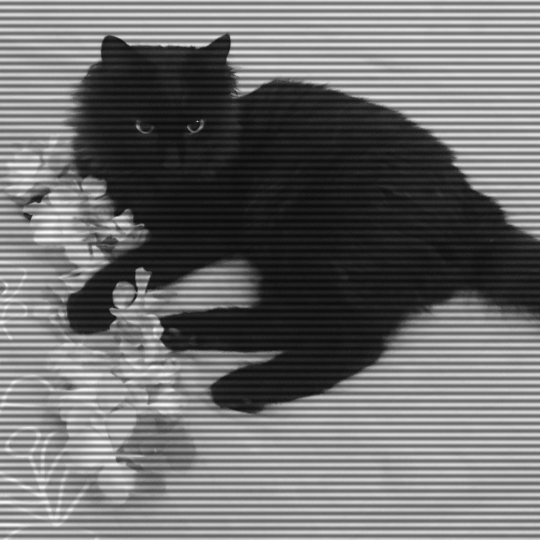
%> input picture assignment-2-image-restoration/images/noisy1.png, 1080 x 1080 px (shown at 1/2 size); the run also reads 1 picture not shown here
$ octave As2_2526630.m   (GNU Octave 9; MATLAB toolbox functions it lacks are replaced by stand-ins)
%> lines starting %> are read from the running program, lines starting %| are printed output that depends on the picture; in (x1, y1, x2, y2) boxes, pixels count from 0 and x2, y2 are one past the last pixel; in counts of white or black regions, pixels touching at a corner belong together; the program's own positions count from 1
%% Q1;
clear all;clc;

I = imread('noisy1.png');
%> I is the input picture: size 1080x1080 uint8; min 0, max 255, mean 109.2

figure; imshow(I); title('noisy1.png Image');
% to find Fourier Spectrum, I made 2D FFT and shifted the zero-frequency component to the center
I_fft = fft2(I);
I_fft_shifted = fftshift(I_fft);

% to show better Fourier Spectrum I used LogarithmicTranformations
Fourier_Spectrum = log(1 + abs(I_fft_shifted));
figure; imshow(Fourier_Spectrum, []); title('Fourier Spectrum');


% Image dimensions
[M, N] = size(I);
%> M = 1080; N = 1080
uk = 80; vk = 0;
D0 = 25;            % Cut-off frequency
n = 2;              % Filter order (Gaussian exponent)

% Define Notch Filters

    for u=1:M
        for v=1:N
         Dkp(u,v)=((u-(M/2)-uk)^2 + (v-(N/2)-vk)^2 )^(1/2);
         Dkn(u,v)=((u-(M/2)+uk)^2 + (v-(N/2)+vk)^2 )^(1/2);
         end
    end
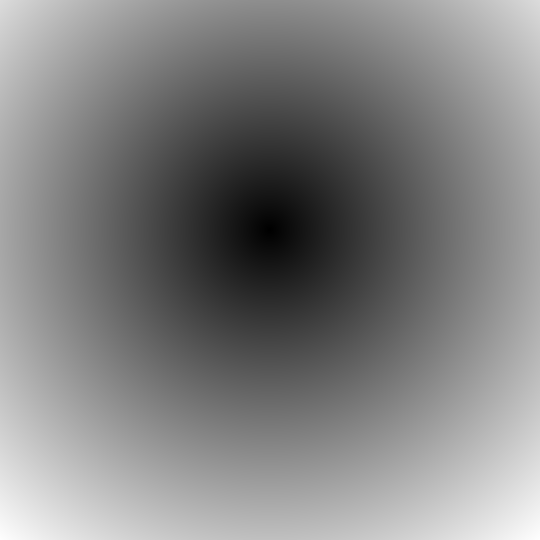
%> Dkn: size 1080x1080 double (shown at 1/2 size); min 0, max 822.2, mean 418.5; drawn with min black and max white
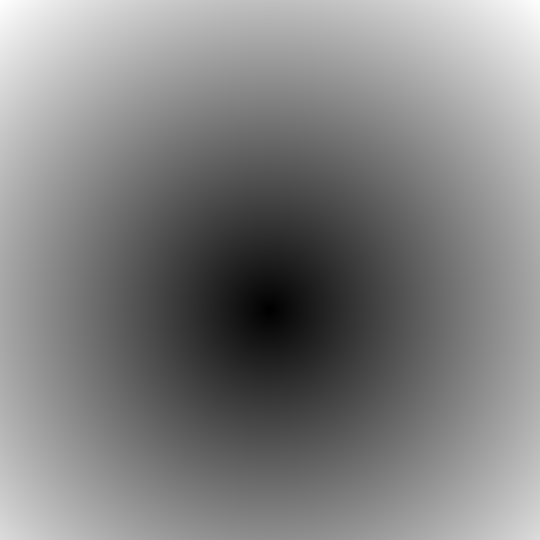
%> Dkp: size 1080x1080 double (shown at 1/2 size); min 0, max 821.4, mean 418.4; drawn with min black and max white

% Createed notch reject and pass filters
 Hnr = 1 ./ (1 + ((D0 ./ Dkp).^(2 * n))) .* (1 ./ (1 + ((D0 ./ Dkn).^(2 * n))));
 Hnp = 1 - Hnr;

figure; imshow(Hnr);title('Notch Reject Filter');
% Filter the image by multiplying the filter with shifted DFT of the image
filtered_fft_shifted = I_fft_shifted .* Hnr;
% Computed the inverse DFT using ifft2 and abs functions
filtered_fft = ifftshift(filtered_fft_shifted);
I_filtered = ifft2(filtered_fft);
I_filtered = abs(I_filtered);
%Convert double to image using uint8 function
I_filtered_uint8 = uint8(I_filtered);
figure; imshow(I_filtered_uint8); title('Restored Image');

%to show edges I used sobel filter
%Horizontal Sobel
Hx = [ -1  0  1;
       -2  0  2;
       -1  0  1 ];
%Vertical Sobel
Hy = [ -1 -2 -1;
        0  0  0;
        1  2  1 ];
Ix = conv2(double(I), Hx, 'same');
Ix_abs = abs(Ix);

Iy = conv2(double(I), Hy, 'same');
Iy_abs = abs(Iy);
I_F = Ix_abs + Iy_abs;
figure;
subplot(1, 3, 1); imshow(Ix_abs); title("noisy1.png X Derivative");
%> after `imshow(Ix_abs)`:
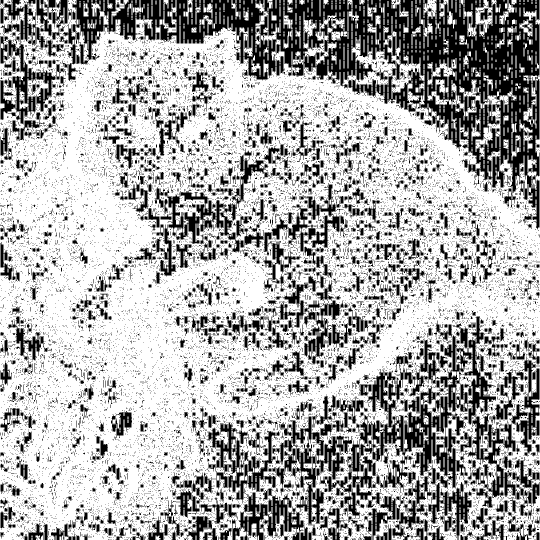
%> displayed picture: size 1080x1080, on the screen's scale of 0 to 255 (shown at 1/2 size); 67.4% white; 19014 black regions (17870 under 20 px), largest, box (x1, y1, x2, y2) and area: (145, 0, 1079, 459) 110364, (712, 633, 1034, 998) 31039, (1, 0, 128, 249) 9000
subplot(1, 3, 2); imshow(Iy_abs); title("noisy1.png Y Derivative");
subplot(1, 3, 3); imshow(I_F); title("noisy1.png X+Y Derivative");

Ix1 = conv2(double(I_filtered_uint8), Hx, 'same');
Ix_abs1 = abs(Ix1);

Iy1 = conv2(double(I_filtered_uint8), Hy, 'same');
Iy_abs1 = abs(Iy1);
I_F1 = Ix_abs1 + Iy_abs1;
figure
subplot(1, 3, 1); imshow(Ix_abs1); title("Restored Image.png X Derivative");
subplot(1, 3, 2); imshow(Iy_abs1); title("Restored Image.png Y Derivative");
subplot(1, 3, 3); imshow(I_F1); title("Restored Image.png X+Y Derivative");
imwrite(I_filtered_uint8, 'recovered1.png');
%% Q2
clear all;clc;
I = imread("noisy2.png");
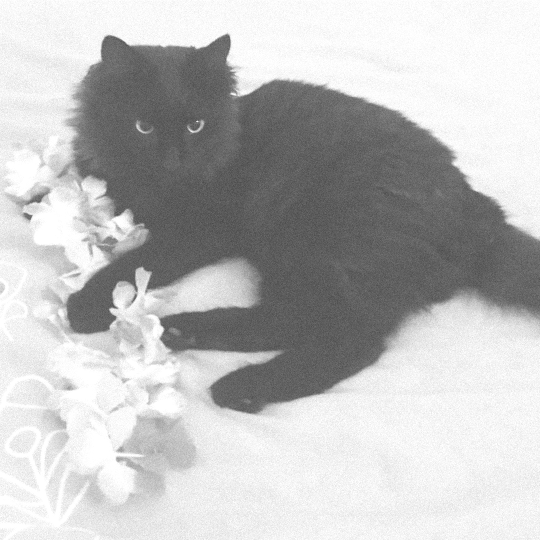
%> input picture assignment-2-image-restoration/images/noisy2.png, 1080 x 1080 px (shown at 1/2 size)
%> I is the input picture: size 1080x1080 uint8; min 61, max 255, mean 189
figure; imshow(I);

% Extract and show the block
block = I(650:858, 876:1048);
figure; imshow(block);

% I can see Uniform Noisy with histogram
figure;imhist(block);
% I used Median Filter to Restored noisy2.png
 f=ordfilt2(I, 5, ones(3,3));


figure; imshow(f); title('Median Filtered Image');
%to show edges I used sobel filter
%Horizontal Sobel
Hx = [ -1  0  1;
       -2  0  2;
       -1  0  1 ];
%Vertical Sobel
Hy = [ -1 -2 -1;
        0  0  0;
        1  2  1 ];
Ix = conv2(double(I), Hx, 'same');
Ix_abs = abs(Ix);

Iy = conv2(double(I), Hy, 'same');
Iy_abs = abs(Iy);
I_F = Ix_abs + Iy_abs;
figure;
subplot(1, 3, 1); imshow(Ix_abs); title("noisy2.png X Derivative");
subplot(1, 3, 2); imshow(Iy_abs); title("noisy2.png Y Derivative");
subplot(1, 3, 3); imshow(I_F); title("noisy2.png X+Y Derivative");

Ix1 = conv2(double(f), Hx, 'same');
Ix_abs1 = abs(Ix1);

Iy1 = conv2(double(f), Hy, 'same');
Iy_abs1 = abs(Iy1);
I_F1 = Ix_abs1 + Iy_abs1;
figure
subplot(1, 3, 1); imshow(Ix_abs1); title("Restored Image.png X Derivative");
subplot(1, 3, 2); imshow(Iy_abs1); title("Restored Image.png Y Derivative");
subplot(1, 3, 3); imshow(I_F1); title("Restored Image.png X+Y Derivative");
imwrite(f, 'recovered2.png');

%% 3

clear all;clc;
I = im2double(imread("noisy3.png"));    % Load the degraded image
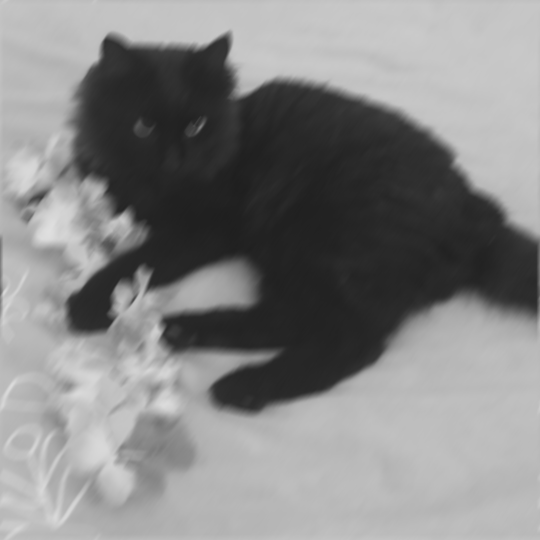
%> input picture assignment-2-image-restoration/images/noisy3.png, 1080 x 1080 px (shown at 1/2 size)
%> I: size 1080x1080 double; min 0.122, max 0.875, mean 0.52
figure; imshow(I);
% Extract and show the block
block = I(650:800, 876:1000);
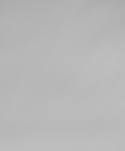
%> block: size 151x125 double; min 0.663, max 0.749, mean 0.721
figure; imshow(block);
figure;imhist(block);
%histogram is not clear, but thereis  H + noise becuse,We can understand from the image


h = fspecial('motion', 25, 55);         % Define the motion blur filter

% Perform inverse filtering with Wiener deconvolution
estimated_nsr = 0.0001 / var(I(:));
%> estimated_nsr = 0.00142
wief = deconvwnr(I, h, estimated_nsr);
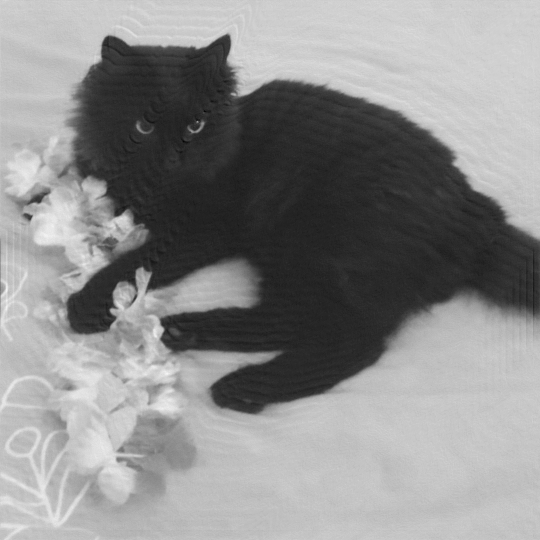
%> wief: size 1080x1080 double (shown at 1/2 size); min -0.00456, max 0.952, mean 0.52; drawn with min black and max white

% Display the restored image
figure;
imshow(wief);
title('Restored Image');

%to show edges I used sobel filter
%Horizontal Sobel
Hx = [ -1  0  1;
       -2  0  2;
       -1  0  1 ];
%Vertical Sobel
Hy = [ -1 -2 -1;
        0  0  0;
        1  2  1 ];
Ix = conv2(double(I), Hx, 'same');
Ix_abs = abs(Ix);

Iy = conv2(double(I), Hy, 'same');
Iy_abs = abs(Iy);
% merged Horizontal and Vertical
I_F = Ix_abs + Iy_abs;
figure;
subplot(1, 3, 1); imshow(Ix_abs); title("noisy2.png X Derivative");
subplot(1, 3, 2); imshow(Iy_abs); title("noisy2.png Y Derivative");
subplot(1, 3, 3); imshow(I_F); title("noisy2.png X+Y Derivative");

Ix1 = conv2(double(wief), Hx, 'same');
Ix_abs1 = abs(Ix1);

Iy1 = conv2(double(wief), Hy, 'same');
Iy_abs1 = abs(Iy1);
% merged Horizontal and Vertical
I_F1 = Ix_abs1 + Iy_abs1;
figure
subplot(1, 3, 1); imshow(Ix_abs1); title("Restored Image.png X Derivative");
subplot(1, 3, 2); imshow(Iy_abs1); title("Restored Image.png Y Derivative");
subplot(1, 3, 3); imshow(I_F1); title("Restored Image.png X+Y Derivative");
imwrite(wief, 'recovered3.png');

%% 4

    clear all;clc;
I = im2double(imread("noisy4.png"));
figure; imshow(I);

% Extract and show the block

block = I(650:858, 876:1048);
figure; imshow(block);
figure;imhist(block);
%histogram is not clear, but thereis  H + noise becuse,We can understand from the image


h = fspecial('disk',7);         % Define the motion blur filter

% Perform inverse filtering with Wiener deconvolution
estimated_nsr = 0.0001 / var(I(:));
%> estimated_nsr = 0.00141
%> (the run ends here)
